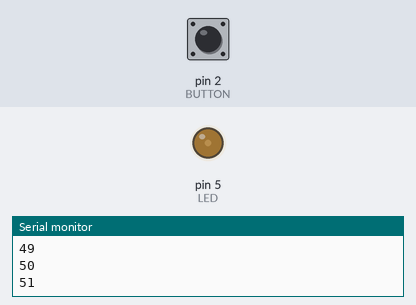
Recording of a sketch running on a simulated Arduino Uno, built with avr-gcc and run on an emulated ATmega328P. On the bench: output pins drawn as LEDs (lit = HIGH), the last lines printed to the serial monitor. The test bench sets the inputs (shaded band); at power-on: pin 2 (BUTTON) LOW.

Above: at 7.8 s.
7.9 s: pin 2 (BUTTON) pulled HIGH for 3 s
At 10.5 s:
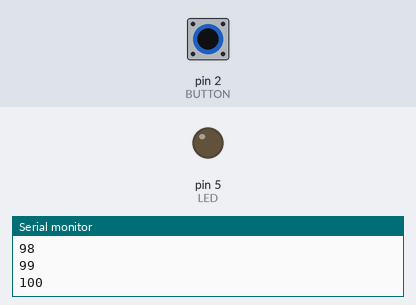
Timing chart, 0 to 18.4 s (numbered marks = the images above; inputs shaded):
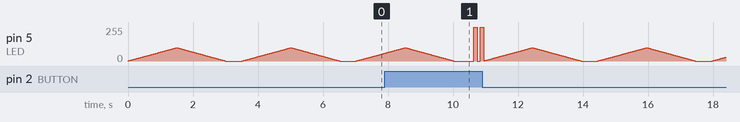

The sketch:

led_button.ino
```cpp
const int BUTTON = 2;
const int LED = 5;
int BUTTONstate = 0;

void setup() {
  Serial.begin(9600);
  pinMode(BUTTON, INPUT);
  pinMode(LED, OUTPUT);
}

void loop() {
  BUTTONstate = digitalRead(BUTTON);
  if (BUTTONstate == HIGH) {
    for(int j=0;j<=1;j++){
      digitalWrite(LED, j);
      Serial.println(j);
      delay(100);
    }
  } else {
    for(int i=1;i<=100;i++){
      analogWrite(LED, i);
      Serial.println(i);
      delay(15);
    }
    for(int i=99;i>=0;i--){
      analogWrite(LED, i);
      delay(15);
    }
    delay(500);
  }
}
```
